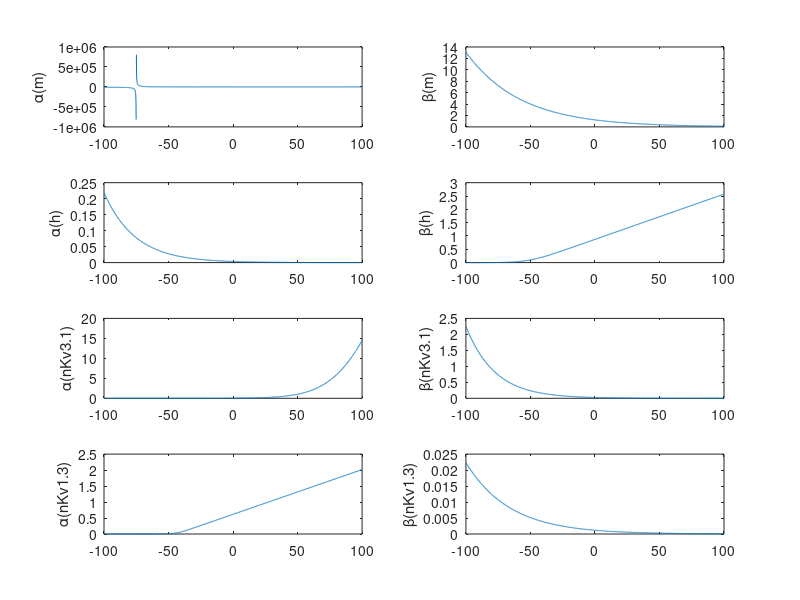
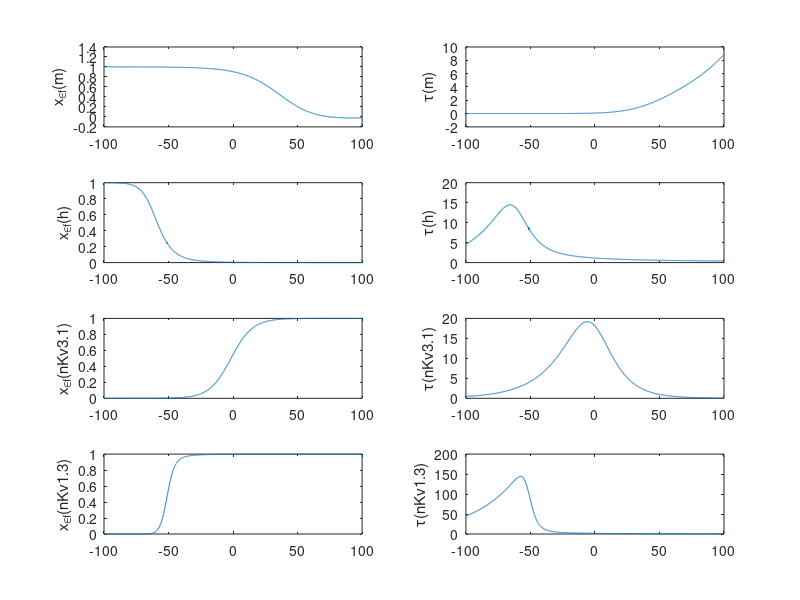

MATLAB code for these plots, in order: (Note: this script raises an error after producing the figures.)
function lewis_rinzel_2003_gating_variables

V=[-100:.1:100];

vars=[alphaM(V); betaM(V); alphaH(V); betaH(V); alphaN31_32(V); betaN31_32(V); alphaN13(V); betaN13(V)];

letters={'\alpha','\beta'};
labels={'m','h','nKv3.1','nKv1.3'};
param_labels={'x_{\inf}','\tau'};

vars_mat=reshape(vars,2,4*length(V));
tau=1./sum(vars_mat);
m_inf=vars_mat(1,:).*tau;
params_mat = [reshape(m_inf,4,length(V))'; reshape(tau,4,length(V))'];
params=reshape(params_mat,length(V),8)';

h = figure; g = figure;

for i=1:8
    
    figure(h)
    
    subplot(4,2,i)
    plot(V,vars(i,:))
    ylabel([letters{2-mod(i,2)},'(',labels{ceil(i/2)},')'])
    
    figure(g)
    
    subplot(4,2,i)
    plot(V,params(i,:))
    ylabel([param_labels{2-mod(i,2)},'(',labels{ceil(i/2)},')'])
    
end

save_as_pdf(h,'lewis_rinzel_alpha_beta')

save_as_pdf(g,'lewis_rinzel_x_inf_tau')

end

%Below, define the auxiliary functions alpha & beta for each gating variable.

function aM = alphaM(V)
aM = (3020 - 40*V)./(exp((75 + V)/(13.5)) - 1);
end

function bM = betaM(V)
bM = 1.2262./exp(V/42.248);
end

function aH = alphaH(V)
aH = 0.0035./exp(V/24.186);
end

function bH = betaH(V)
bH = -(0.8712 + 0.017*V)./(exp((51.25 + V)/(-5.2)) - 1);
end

function aN = alphaN31_32(V)
aN = (95 - V)./(exp((V - 95)/(-11.8)) - 1);
end

function bN = betaN31_32(V)
bN = 0.025./exp(V/22.222);
end

function aN = alphaN13(V)
aN = -(0.616 + 0.014*V)./(exp((44 + V)/(-2.3)) - 1);
end

function bN = betaN13(V)
bN = 0.0043./exp((44 + V)/34);
end